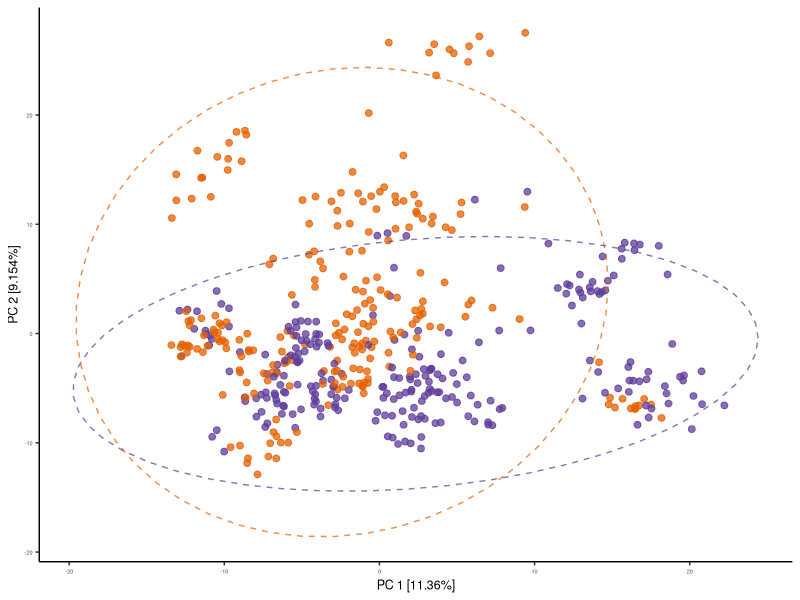
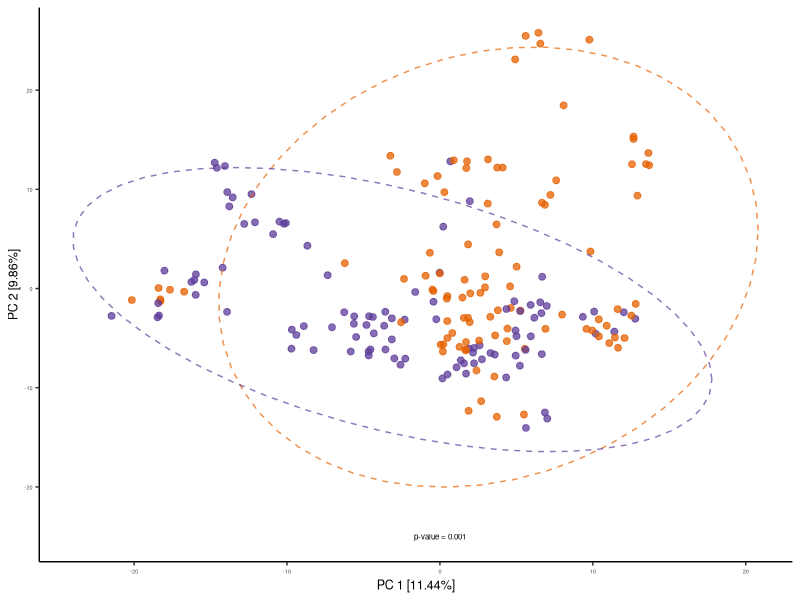
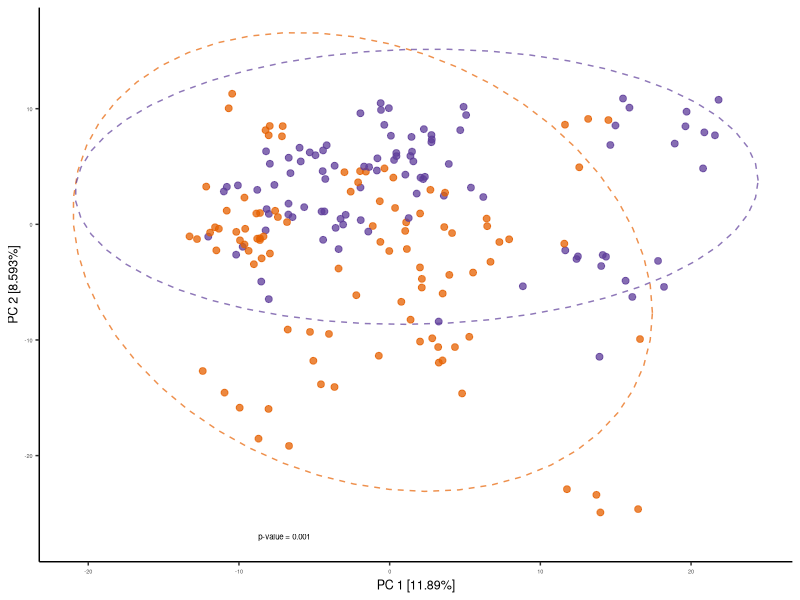
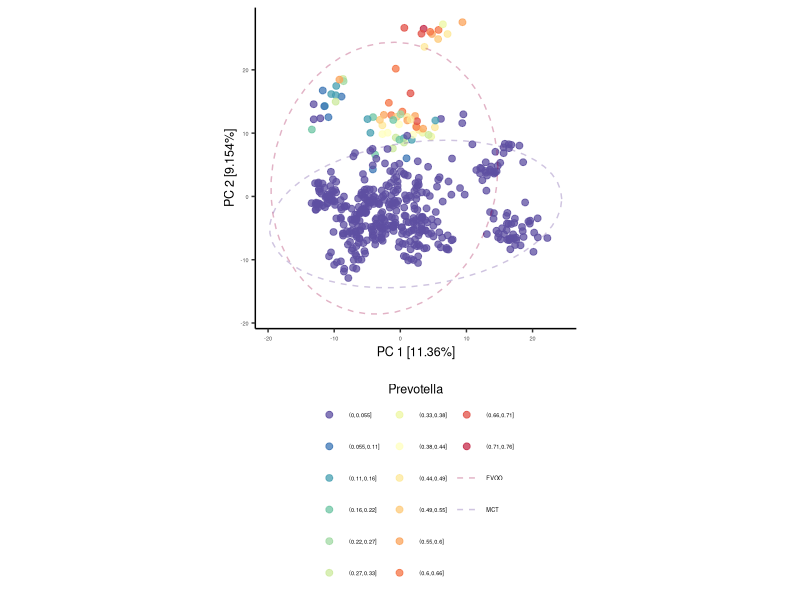
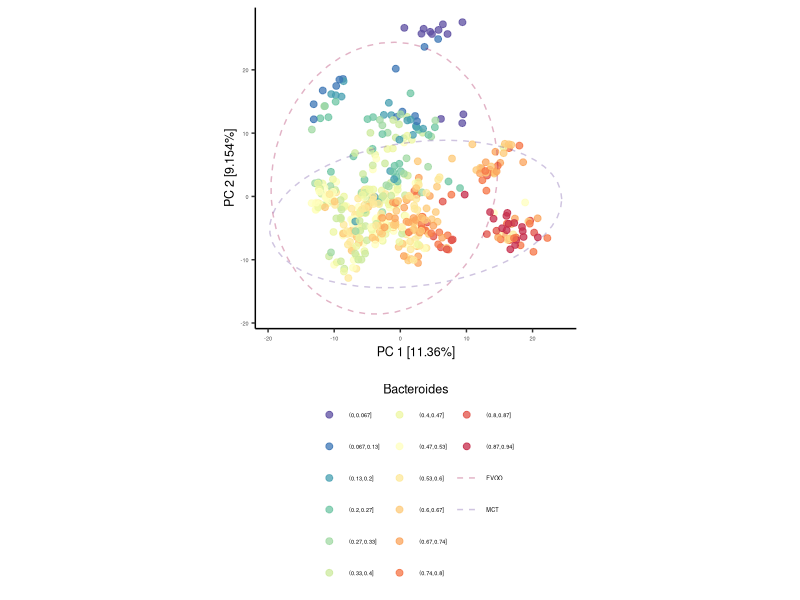

R code for these plots, in order:
## ---- chunk 1
# this chunck sets up the rmd document

require(rmarkdown)
require(knitr)
require(tidyverse)
require(RColorBrewer) 
require(cowplot)
require(reshape2)
require(ggdendro)
require(vegan)
require(ape)

# set the path for root directory
opts_knit$set(root.dir = "/Users/abby/Documents/Projects/dietstudy/")

# create a directory for the figure and set it's resolution/format
opts_chunk$set(echo = TRUE, fig.path = "Figs/", dev = c("png", "pdf"), dpi = 300)

# set up colors
evoomctpal <- c("#e66101", "#5e3c99")

## ---- chunk 2
#### load the maps for downstream use ####
map_sample <- read.table("data/maps/SampleID_map.txt", sep = "\t", header = T, comment = "")
map_username <- read.table("data/maps/UserName_map.txt", sep = "\t", header = T, comment = "")
map_sample$StudyDate <- as.Date.factor(map_sample$StudyDate, format = "%m/%d/%y")

#load other maps
food_map <- read.table("data/maps/food_map.txt", sep = "\t", header = T, comment = "")
tax_map <- read.table("data/maps/taxonomy_norm_map.txt", sep = "\t", header = T, comment = "")

## ---- chunk 3

tax_all <- read.delim("data/processed_tax/taxonomy_clr_s.txt", row = 1)

pre <- map_sample[map_sample$Timing == "Pre",]$X.SampleID
post <- map_sample[map_sample$Timing == "Post",]$X.SampleID

tax_pre <- tax_all[colnames(tax_all) %in% pre]
tax_post <- tax_all[colnames(tax_all) %in% post]

#make dist matrix
tax_all_dist <- dist(t(tax_all))
tax_pre_dist <- dist(t(tax_pre))
tax_post_dist <- dist(t(tax_post))

# make pcoa
tax_all_pcoa <- data.frame(pcoa(tax_all_dist)$vectors)
tax_pre_pcoa <- data.frame(pcoa(tax_pre_dist)$vectors)
tax_post_pcoa <- data.frame(pcoa(tax_post_dist)$vectors)

eigen <- pcoa(tax_all_dist)$values$Eigenvalues
eigen_pre <- pcoa(tax_pre_dist)$values$Eigenvalues
eigen_post <- pcoa(tax_post_dist)$values$Eigenvalues

percent_var <- signif(eigen/sum(eigen), 4)*100
percent_var_pre <- signif(eigen_pre/sum(eigen_pre), 4)*100
percent_var_post <- signif(eigen_post/sum(eigen_post), 4)*100



### MAKE ALL ####
# move rownames to a column
tax_all_pcoa <- rownames_to_column(tax_all_pcoa, var = "X.SampleID")

#merge map and PCOA by SampleID - select both lines and run together - won't work otherwise
tax_all_pcoa <- inner_join(tax_all_pcoa, map_sample, by = 'X.SampleID')

tax_all_pcoa$UserName <- gsub(pattern = "MCTs", "", tax_all_pcoa$UserName)

tax_all_plot <- ggplot(tax_all_pcoa, aes(x = Axis.1, y = Axis.2)) +
  geom_point(aes(color = Supplement), alpha=0.75, size = 2, alpha = 0.1) +
  stat_ellipse(aes(color = Supplement), type = "norm", linetype = 2, level = 0.95, alpha = 0.7) +
  scale_color_manual(values = evoomctpal) +
  xlab(paste0("PC 1 [",percent_var[1],"%]")) +
  ylab(paste0("PC 2 [",percent_var[2],"%]")) +
  theme_classic() +                                                                      
    theme(legend.position = "none",
        legend.title.align = 0.5,
        legend.text = element_text(size = 9),
        axis.text = element_text(size = 4),
        axis.title = element_text(size = 9)) +
  guides(color = guide_legend(ncol = 1)) 

tax_all_plot



### MAKE PRE ###
# move rownames to a column
tax_pre_pcoa <- rownames_to_column(tax_pre_pcoa, var = "X.SampleID")

#merge map and PCOA by SampleID - select both lines and run together - won't work otherwise
tax_pre_pcoa <- inner_join(tax_pre_pcoa, map_sample, by = 'X.SampleID')

#test significance
# test for plotting pvalue
tax_pre_sort <- as.data.frame(t(tax_pre))
tax_pre_sort <- rownames_to_column(tax_pre_sort, var = "X.SampleID")
tax_pre_sort <- inner_join(tax_pre_sort, map_sample, by = "X.SampleID")

mytest <- adonis(tax_pre_dist~tax_pre_sort$Supplement, permutations = 999)
plot_p <- mytest$aov.tab$`Pr(>F)`[1]

tax_pre_pcoa$UserName <- gsub(pattern = "MCTs", "", tax_pre_pcoa$UserName)

tax_pre_plot <- ggplot(tax_pre_pcoa, aes(x = Axis.1, y = Axis.2)) +
  geom_point(aes(color = Supplement), alpha=0.75, size = 2, alpha = 0.1) +
  stat_ellipse(aes(color = Supplement), type = "norm", linetype = 2, level = 0.95, alpha = 0.7) +
  scale_color_manual(values = evoomctpal) +
  xlab(paste0("PC 1 [",percent_var_pre[1],"%]")) +
  ylab(paste0("PC 2 [",percent_var_pre[2],"%]")) +
  theme_classic() +                                                                      
    theme(legend.position = "none",
        legend.title.align = 0.5,
        legend.text = element_text(size = 9),
        axis.text = element_text(size = 4),
        axis.title = element_text(size = 9)) +
  guides(color = guide_legend(ncol = 1)) +
  annotate("text", x = 0, y = -25, label = paste0("p-value = ",plot_p), size=2)

tax_pre_plot




### MAKE POST ###
# move rownames to a column
tax_post_pcoa <- rownames_to_column(tax_post_pcoa, var = "X.SampleID")

#merge map and PCOA by SampleID - select both lines and run together - won't work otherwise
tax_post_pcoa <- inner_join(tax_post_pcoa, map_sample, by = 'X.SampleID')

# test for plotting pvalue
tax_post_sort <- as.data.frame(t(tax_post))
tax_post_sort <- rownames_to_column(tax_post_sort, var = "X.SampleID")
tax_post_sort <- inner_join(tax_post_sort, map_sample, by = "X.SampleID")

mytest <- adonis(tax_post_dist~tax_post_sort$Supplement, permutations = 999)
plot_p <- mytest$aov.tab$`Pr(>F)`[1]

tax_post_pcoa$UserName <- gsub(pattern = "MCTs", "", tax_post_pcoa$UserName)

tax_post_plot <- ggplot(tax_post_pcoa, aes(x = Axis.1, y = Axis.2)) +
  geom_point(aes(color = Supplement), alpha=0.75, size = 2, alpha = 0.1) +
  stat_ellipse(aes(color = Supplement), type = "norm", linetype = 2, level = 0.95, alpha = 0.7) +
  scale_color_manual(values = evoomctpal) +
  xlab(paste0("PC 1 [",percent_var_post[1],"%]")) +
  ylab(paste0("PC 2 [",percent_var_post[2],"%]")) +
  theme_classic() +                                                                      
    theme(legend.position = "none",
        legend.title.align = 0.5,
        legend.text = element_text(size = 9),
        axis.text = element_text(size = 4),
        axis.title = element_text(size = 9)) +
  guides(color = guide_legend(ncol = 1)) +
  annotate("text", x = -7, y = -27, label = paste0("p-value = ",plot_p), size=2)


tax_post_plot



## ---- chunk 4
colpal<- colorRampPalette(brewer.pal(11,"Spectral"))(15) #spectral progression
colpal <- rev(colpal)

tax_all_g <- read.delim("data/processed_tax/taxonomy_norm_g.txt", row = 1)
tax_all_g = tax_all_g[order(rowMeans(tax_all_g),decreasing=T),]

#selet top four
tax_all_g <- tax_all_g[1:4,]
#traspose to add to map for later use
tax_all_g <- t(tax_all_g)
#colnames(sptaxa) <- gsub("^.*\\.","", colnames(sptaxa) )
colnames(tax_all_g) <- gsub(".*;g__?", "", colnames(tax_all_g))
colnames(tax_all_g) <- gsub("_", "", colnames(tax_all_g))
colnames(tax_all_g) <- gsub(";.*","",colnames(tax_all_g))

myrownames <- rownames(tax_all_g)

tax_all_g <- apply(tax_all_g, 2, function(x) cut(x, breaks = seq(0, max(x), length.out = 15), dig.lab = 2))

rownames(tax_all_g) <- myrownames

tax_all_g <- as.data.frame(tax_all_g)
tax_all_g <- rownames_to_column(tax_all_g, "X.SampleID")

# add realative abundace of species taxa to the map for plotting
map_sample <- left_join(map_sample,tax_all_g, by = "X.SampleID")

### make the plot ###

tax_all <- read.delim("data/processed_tax/taxonomy_clr_s.txt", row = 1)
tax_all_dist <- dist(t(tax_all))
tax_all_pcoa <- data.frame(pcoa(tax_all_dist)$vectors)

eigen <- pcoa(tax_all_dist)$values$Eigenvalues

percent_var <- signif(eigen/sum(eigen), 4)*100

### MAKE ALL ####
# move rownames to a column
tax_all_pcoa <- rownames_to_column(tax_all_pcoa, var = "X.SampleID")

#merge map and PCOA by SampleID - select both lines and run together - won't work otherwise
tax_all_pcoa <- inner_join(tax_all_pcoa, map_sample, by = 'X.SampleID')

tax_all_pcoa$UserName <- gsub(pattern = "MCTs", "", tax_all_pcoa$UserName)


tax_all_prev <- ggplot(tax_all_pcoa, aes(x = Axis.1, y = Axis.2)) +
  geom_point(aes(color = Prevotella), size = 2, alpha = 0.75) +
  stat_ellipse(aes(color = Supplement), type = "norm", linetype = 2, level = 0.95, alpha = 0.3) +
  scale_color_manual(values = c(colpal, rev(evoomctpal))) +
  xlab(paste0("PC 1 [",percent_var[1],"%]")) +
  ylab(paste0("PC 2 [",percent_var[2],"%]")) +
  theme_classic() +                                                                      
    theme(legend.position = "bottom",
        legend.title.align = 0.5,
        legend.title = element_text(size = 9),
        legend.text = element_text(size = 4),
        axis.text = element_text(size = 4),
        axis.title = element_text(size = 9),
        aspect.ratio = 1) +
  guides(color = guide_legend(nrow = 6, title.position = "top"))
 
tax_all_prev


tax_all_bact <- ggplot(tax_all_pcoa, aes(x = Axis.1, y = Axis.2)) +
  geom_point(aes(color = Bacteroides), size = 2, alpha = 0.75) +
  stat_ellipse(aes(color = Supplement), type = "norm", linetype = 2, level = 0.95, alpha = 0.3) +
  scale_color_manual(values = c(colpal, rev(evoomctpal))) +
  xlab(paste0("PC 1 [",percent_var[1],"%]")) +
  ylab(paste0("PC 2 [",percent_var[2],"%]")) +
  theme_classic() +                                                                      
    theme(legend.position = "bottom",
        legend.title.align = 0.5,
        legend.title = element_text(size = 9),
        legend.text = element_text(size = 4),
        axis.text = element_text(size = 4),
        axis.title = element_text(size = 9),
        aspect.ratio = 1) +
  guides(color = guide_legend(nrow = 6, title.position = "top"))



tax_all_bact
